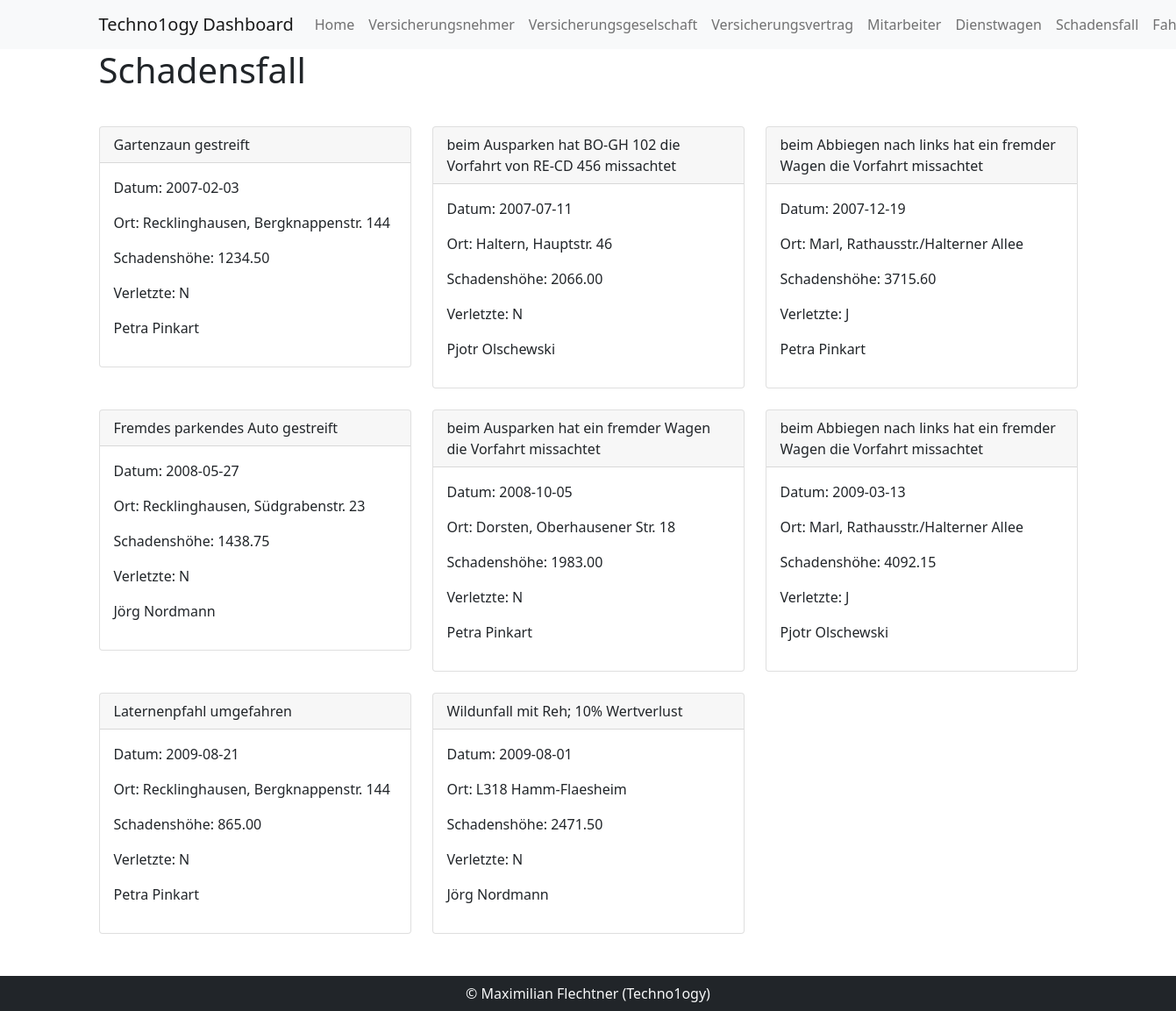
The page /damageCase on the database its author committed.
### tables this page shows
CREATE TABLE Schadensfall
(
    ID             INTEGER       NOT NULL,
    Datum          DATE          NOT NULL,
    Ort            VARCHAR(200)  NOT NULL,
    Beschreibung   VARCHAR(1000) NOT NULL,
    Schadenshoehe  DECIMAL(16, 2),
    Verletzte      CHAR(1)       NOT NULL,
    Mitarbeiter_ID INTEGER       NOT NULL,
    CONSTRAINT Schadensfall_PK PRIMARY KEY (ID)
);

### Controller/DamageCase.php (called while the page is built, shortened)
<?php
class DamageCase extends Controller implements ControllerModel
{
    public static function start($file)
    {
        $damageList = DamageCaseModel::getAll();
        require_once($file);
    }
}

### Routes.php (called while the page is built, shortened)
<?php
Route::set('damageCase', function () {
    DamageCase::CreateView("DamageCase");
});
?>

### index.php (called while the page is built, shortened)
<?php
require_once('Routes.php');

### Models/Db.php (called while the page is built, shortened)
<?php
class Db
{
    public static function getAllFromDB($db)
    {
        return self::query("SELECT * FROM " . $db);
    }
    public static function query($query, $params = array())
    {
        try {
            $stmt = self::con()->prepare($query);
        } catch (Exception $e) {
            die('<div class="alert alert-danger">Die Tabelle existiert nicht, bitte überprüfen Sie ihre Datenbank(<a href="/installer">Installiren</a>)</div>');
        }
        $stmt->execute($params);
        $data = $stmt->fetchAll();
        return $data;
    }
    private static function con()
    {
        if (!defined('DBHOST') || !defined('DBNAME') || !defined('DBUSER') && !defined('DBPASS')) {
            header("Location: /installer");
        } else {
            try {
                $pdo = new PDO("mysql:host=" . DBHOST . ";dbname=" . DBNAME . ";charset=utf8", DBUSER, DBPASS);
            } catch (Exception $e) {
                die('<div class="alert alert-danger" role="alert">Bitte geben Sie die richtigen Daten zur Datenbank an (<a href="/installer">Instalieren</a>)</div>');
            }
            $pdo->setAttribute(PDO::ATTR_EMULATE_PREPARES, false);
            $pdo->setAttribute(PDO::ATTR_ERRMODE, PDO::ERRMODE_EXCEPTION);
            return $pdo;
        }
    }
}
?>

### Models/DamageCase.php (called while the page is built, shortened)
<?php
class DamageCaseModel extends Db implements Model
{
    public function __construct($id, $Datum, $Ort, $Beschreibung, $Schadenshoehe, $Verletzte, $Mitarbeiter_ID)
    {
        $this->Datum = $Datum;
        $this->Ort = $Ort;
        $this->Beschreibung = $Beschreibung;
        $this->Schadenshoehe = $Schadenshoehe;
        $this->Verletzte = $Verletzte;
        $this->Mitarbeiter_ID = $Mitarbeiter_ID;
    }
    public static function getAll()
    {
        $damages = [];
        foreach (self::getAllFromDB('Schadensfall') as $damage) {
            $damages[] = new DamageCaseModel(
                $damage[0],
                $damage[1],
                $damage[2],
                $damage[3],
                $damage[4],
                $damage[5],
                $damage[6]
            );
        }
        return $damages;
    }
}

### Models/Staff.php (called while the page is built, shortened)
<?php
class StaffModel extends Db implements Model
{
    public function __construct($id, $staffNumber, $name, $firstName, $birth, $phone, $mobile, $mail, $room, $isManager, $departmentID)
    {
        $this->name = $name;
        $this->firstName = $firstName;
    }
    public static function getById($id)
    {
        $StaffList = [];
        $result = self::query("SELECT * FROM Mitarbeiter WHERE id = " . $id);
        if (!empty($result)) {
            foreach ($result as $staff) {
                $StaffList[] = new StaffModel(
                    $staff[0],
                    $staff[1],
                    $staff[2],
                    $staff[3],
                    $staff[4],
                    $staff[5],
                    $staff[6],
                    $staff[7],
                    $staff[8],
                    $staff[9],
                    $staff[10]
                );
            }
        }
        if (!empty($StaffList)) {
            return $StaffList[0];
        }
        return false;
    }
}

### Controller/Staff.php (called while the page is built, shortened)
<?php
class Staff extends Controller implements ControllerModel
{
    public static function getById($id)
    {
        if ($id) {
            return StaffModel::getById($id);
        }
    }
}
?>

### templates/list/damage-single.php (the view, shortened to what this page needs)
<?php if (isset($damage) && $damage instanceof DamageCaseModel): ?>
    <div class="col-lg-4 col-12 col-md-6 mt-4">
        <div class="card">
            <div class="card-header">
                <div class="row">
                    <div class="col-12">
                        <?= $damage->Beschreibung ?>
                    </div>
                </div>
            </div>
            <div class="card-body">
                <p>Datum: <?= $damage->Datum ?></p>
                <p>Ort: <?= $damage->Ort ?></p>
                <p>Schadenshöhe: <?= $damage->Schadenshoehe ?></p>
                <p>Verletzte: <?= $damage->Verletzte ?></p>
                <?php if ($damage->Mitarbeiter_ID && Staff::getById($damage->Mitarbeiter_ID)): ?>
                    <p><?= Staff::getById($damage->Mitarbeiter_ID)->firstName . ' ' . Staff::getById($damage->Mitarbeiter_ID)->name ?></p>
                <?php endif; ?>
            </div>
        </div>
    </div>
<?php endif; ?>

### View/DamageCase.php
<div class="row">
    <div class="col-6">
        <h1>Schadensfall</h1>
    </div>
</div>
<div class="row mt-2">
    <?php
    if (isset($damageList) && !empty($damageList)) {
        foreach ($damageList as $damage) {
            include('templates/list/damage-single.php');
        }
    }
    ?>
</div>

### rows shown on the page
schadensfall: Beschreibung "Gartenzaun gestreift", Datum "2007-02-03", Ort "Recklinghausen, Bergknappenstr. 144", Schadenshoehe "1234.50", Verletzte "N", firstName "Petra", name "Pinkart"
schadensfall: Beschreibung "beim Ausparken hat BO-GH 102 die Vorfahrt von RE-CD 456 missachtet", Datum "2007-07-11", Ort "Haltern, Hauptstr. 46", Schadenshoehe "2066.00", Verletzte "N", firstName "Pjotr", name "Olschewski"
schadensfall: Beschreibung "beim Abbiegen nach links hat ein fremder Wagen die Vorfahrt missachtet", Datum "2007-12-19", Ort "Marl, Rathausstr./Halterner Allee", Schadenshoehe "3715.60", Verletzte "J", firstName "Petra", name "Pinkart"
schadensfall: Beschreibung "Fremdes parkendes Auto gestreift", Datum "2008-05-27", Ort "Recklinghausen, Südgrabenstr. 23", Schadenshoehe "1438.75", Verletzte "N", firstName "Jörg", name "Nordmann"
schadensfall: Beschreibung "beim Ausparken hat ein fremder Wagen die Vorfahrt missachtet", Datum "2008-10-05", Ort "Dorsten, Oberhausener Str. 18", Schadenshoehe "1983.00", Verletzte "N", firstName "Petra", name "Pinkart"
schadensfall: Beschreibung "beim Abbiegen nach links hat ein fremder Wagen die Vorfahrt missachtet", Datum "2009-03-13", Ort "Marl, Rathausstr./Halterner Allee", Schadenshoehe "4092.15", Verletzte "J", firstName "Pjotr", name "Olschewski"
schadensfall: Beschreibung "Laternenpfahl umgefahren", Datum "2009-08-21", Ort "Recklinghausen, Bergknappenstr. 144", Schadenshoehe "865.00", Verletzte "N", firstName "Petra", name "Pinkart"
schadensfall: Beschreibung "Wildunfall mit Reh; 10% Wertverlust", Datum "2009-08-01", Ort "L318 Hamm-Flaesheim", Schadenshoehe "2471.50", Verletzte "N", firstName "Jörg", name "Nordmann"
